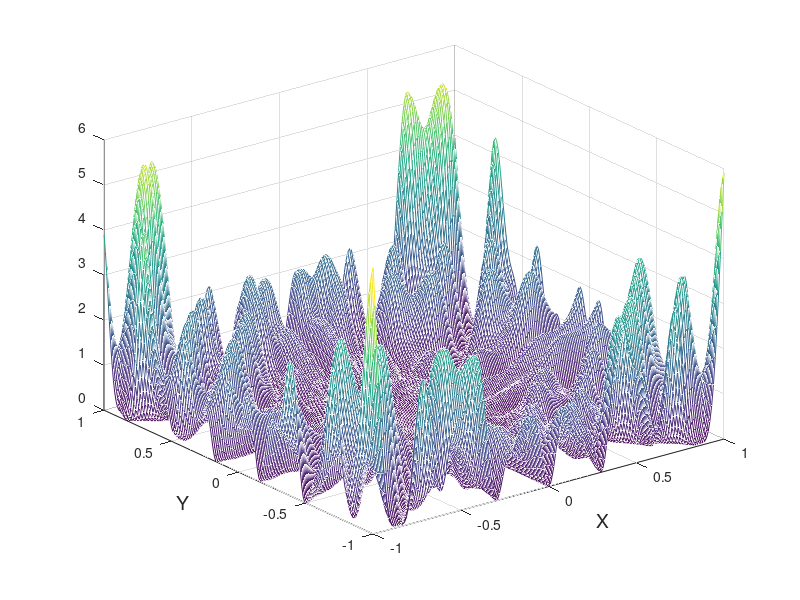
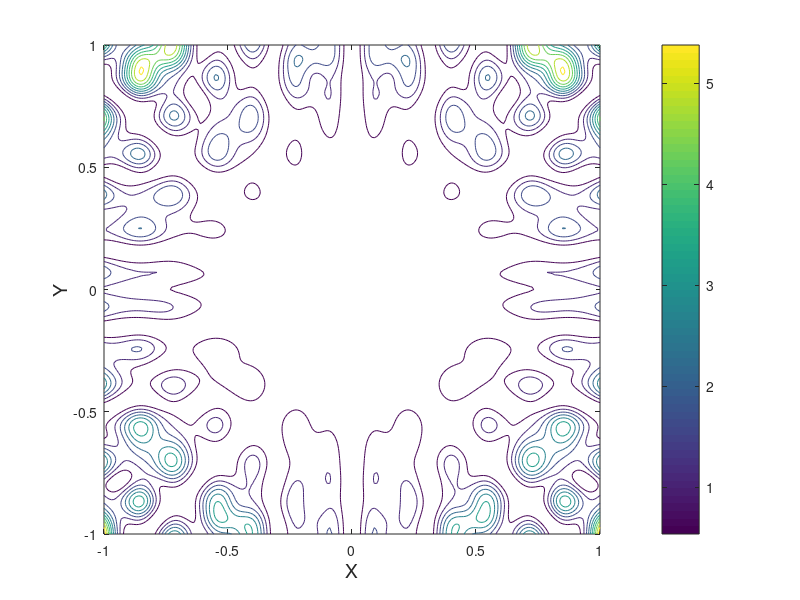
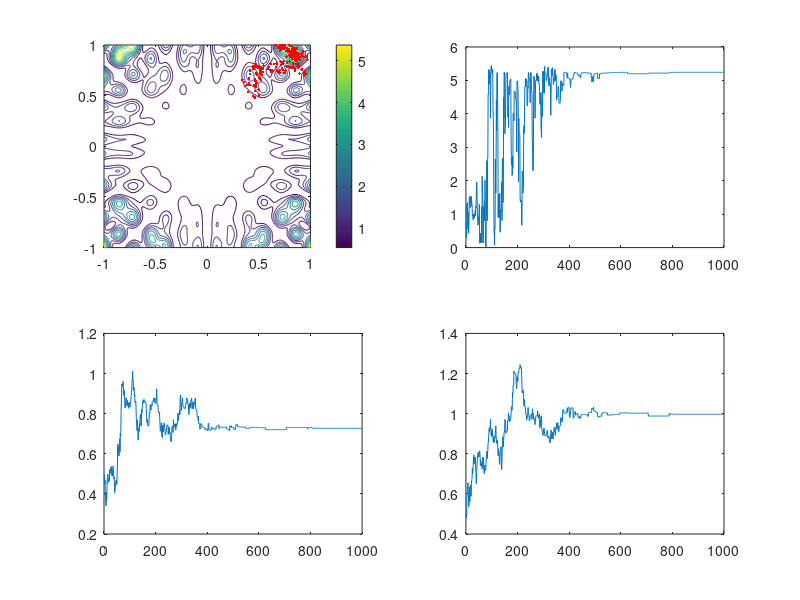

The MATLAB script that drew these images, in order:
clear all; close all;
 
h = inline('(x.*sin(20*y)+y.*sin(20*x)).^2.*cosh(sin(10*x).*x) + (x.*cos(10*y)-y.*sin(10*x)).^2.*cosh(cos(20*y).*y)','x','y');
 
alpha=0.99;
x = -1:0.01:1;
y = -1:0.01:1;

for i=1:length(x)
    z(:,i)=h(x(i),y);
end
 
figure(1);
mesh(x,y,z);
xlabel('X','fontsize',14);
ylabel('Y','fontsize',14);
 
figure(2);
contour(x,y,z);
xlabel('X','fontsize',14);
ylabel('Y','fontsize',14);
colorbar;

% %% Optimization using M-H Simulated Annealing
T(1) = 10;
sigma = [.001 0; 0 .001];
 
%initial point
theta(1,:)=[0.5 0.5];
 
for i=2:1000;
    
    T(i) = T(i-1)*alpha;
    zeta = mvnrnd(theta(i-1,:),sigma);
    
    rho = min(1,exp((h(zeta(1),zeta(2))-h(theta(i-1,1),theta(i-1,2)))/T(i)));
    U = rand;
    
    if (U>rho) 
        theta(i,:) = theta(i-1,:);
    else
        theta(i,:) = zeta;
    end
    
end
 
figure (5);
subplot(2,2,1)
[X,Y]=meshgrid(x,y);
Z = h(X,Y);
contour(X,Y,Z); hold on;
colorbar;

for i=1:1000
    plot(theta(i,1),theta(i,2),'r.');
    hold on;
end;

%plot the function
subplot(2,2,2)
plot(1:1000,h(theta(:,1),theta(:,2)));
  
subplot(2,2,3)
plot(1:1000,theta(:,1));
 
subplot(2,2,4)
plot(1:1000,theta(:,2))
 
